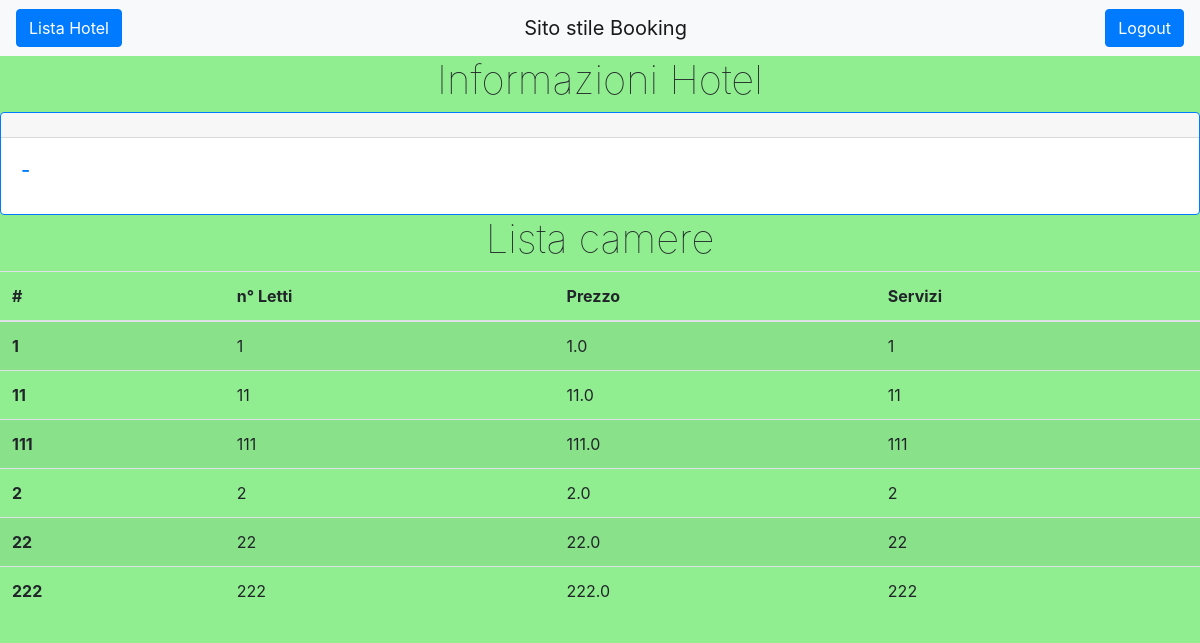
The app's page /gestioneHotel/ with its own data.
### ProgettoISW/models.py (models this page shows)
class Camera(models.Model):
    hotel = models.ForeignKey(Hotel, on_delete=models.CASCADE)
    numero = models.IntegerField()
    nLetti = models.IntegerField()
    prezzo = models.FloatField()
    servizi = models.TextField()

### ProgettoISW/views.py (the view)
# urls.py: path('gestioneHotel/', views.gestioneHotel),
def gestioneHotel(request):
    hotel = Hotel()
    elencoCamere = []
    for c in Camera.objects.all():
            elencoCamere.append(c)
    return render(request, 'gestioneHotel.html', {'hotel': hotel, 'camere': elencoCamere})

### templates/gestioneHotel.html (shortened to what this page needs)
{% extends "base.html" %}
{% block content %}
    <nav class="navbar navbar-light bg-light justify-content">
        <button id="lista-hotel" class="btn btn-primary" type="button">Lista Hotel</button>
          <a class="navbar-brand" href="#">Sito stile Booking</a>
        <button id="logout" class="btn btn-primary" type="button">Logout</button>
    </nav>
    <main>
        <div class="wrapper">
            <h1 id="maintitle">Informazioni Hotel</h1>
            <div class="card border-primary">
                <div class="card-header">{{ hotel.nome }}</div>
                <div class="card-body text-primary">
                    <h5 class="card-title">{{ hotel.citta }} - {{ hotel.indirizzo }}</h5>
                </div>
            </div>
            <h1 id="maintitle">Lista camere</h1>
            <table class="table table-striped">
                <thead>
                    <tr>
                          <th scope="col">#</th>
                          <th scope="col">n° Letti</th>
                          <th scope="col">Prezzo</th>
                          <th scope="col">Servizi</th>
                    </tr>
                </thead>
                <tbody>
                    {% for c in camere %}
                    <tr>
                        <th scope="row">{{ c.numero }}</th>
                        <td>{{ c.nLetti }}</td>
                        <td>{{ c.prezzo }}</td>
                        <td>{{ c.servizi }}</td>
                    </tr>
                    {% endfor %}
                </tbody>
            </table>
        </div>
    </main>
{% endblock %}

### static/css/style.css (style rules this page uses)
* { box-sizing: border-box; }
body { background-color: lightgreen; }
#maintitle { font-weight: lighter; text-align: center; }

### records on screen
Camera: numero "1", nLetti "1", prezzo "1.0", servizi "1"
Camera: numero "11", nLetti "11", prezzo "11.0", servizi "11"
Camera: numero "111", nLetti "111", prezzo "111.0", servizi "111"
Camera: numero "2", nLetti "2", prezzo "2.0", servizi "2"
Camera: numero "22", nLetti "22", prezzo "22.0", servizi "22"
Camera: numero "222", nLetti "222", prezzo "222.0", servizi "222"
